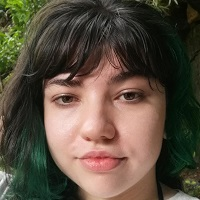
#> input picture vittoria.jpeg, 200 x 200 px, found by its file name; its folder holds 4 pictures in this run; the run also reads 1 picture not shown here
$ jupyter execute --allow-errors Extract_Skin_Tone_from_an_Image.ipynb   (shell and % lines are left out)
#> lines starting #> are read from the running program, lines starting #| are printed output that depends on the picture; after the words box and inside, x2 and y2 are one past the last pixel; in counts of white or black regions, pixels touching at a corner belong together; long printed decimals are rounded; pictures that were not available may be replaced by others from this repository, and a replacement may not be noted
<a href="https://colab.research.google.com/github/vittoria-thomasini/Extract_skintone_image/blob/main/Extract_Skin_Tone_from_an_Image.ipynb" target="_parent"></a>

# Extract Skin from and Image and Find the Dominant Colors/Tone

If you are interested in testing out with code create a copy of this notebook and go to  menu on top "Runtime -> Run All"

[cell 1]
from google.colab import drive
drive.mount('/content/drive')

##Importing Libraries

[cell 2]
import numpy as np
import cv2
from cv2 import imread
from sklearn.cluster import KMeans
from sklearn import cluster
from collections import Counter
import imutils
from imutils import paths
from matplotlib import pyplot as plt
import pandas as pd
import urllib3
import csv
import math
from skimage import data
import skimage.color

## Function to Extract Skin Color

Read files from github repository and create a local copy in real time to not be mandatory have the files in the machine.
The files for nose and mouth identification are not from the official haarcascad repository but from a second one shared by the community link below.

NOSE and MOUTH xml -> https://github.com/atduskgreg/opencv-processing/tree/master/lib/cascade-files

[cell 3]
def create_file(url, name, extension):
  file_url = url
  http     = urllib3.PoolManager()
  response = http.request('GET', file_url)
  data     = response.data.decode('utf-8')
  file_name = name + '.' + extension

  with open(file_name, 'w') as arquivo:
      arquivo.write(data)

  file_path = '/content/'+ file_name

  return file_path
create_file('https://raw.githubusercontent.com/vittoria-thomasini/Extract_skintone_image/main/haarcascade/haarcascade_mcs_mouth.xml', 'haarcascade_mcs_mouth', 'xml')
#> (the call stopped at in create_file, `http     = urllib3.PoolManager()`: urllib3 is not available in this run)
create_file('https://raw.githubusercontent.com/vittoria-thomasini/Extract_skintone_image/main/haarcascade/haarcascade_mcs_nose.xml', 'haarcascade_mcs_nose', 'xml')
#> (the call stopped at in create_file, `http     = urllib3.PoolManager()`: urllib3 is not available in this run)
create_file('https://raw.githubusercontent.com/vittoria-thomasini/Extract_skintone_image/6ea08df8350b27a95f4856c710f5239279559413/mst-e_dataset_details.csv', 'dataset_details', 'csv')
#> (the call stopped at in create_file, `http     = urllib3.PoolManager()`: urllib3 is not available in this run)
#> further down, input_image is the input picture: shape (200, 200, 3); mean B, G, R 63.2, 77.4, 89.4

The ***extractSkin*** function takes an 8 bit 3 channel image in the BGR colorspace. That is the format OpenCV reads color images  and returns the extracted image in same colorspace.

The function works by using the** HSV colorspace** and uses thresholding (Thresholding is a process of filtering out pixel based on specified thresdhold parameter) to extracts pixel that corresponds to the skin color range,

[cell 4]
def featuresIdentification(image):
  global cropped_image

  #Upload xml
  mouth_xml = r'/content/haarcascade_mcs_mouth.xml'
  nose_xml = r'/content/haarcascade_mcs_nose.xml'

  #read xml
  face_detector = cv2.CascadeClassifier(cv2.data.haarcascades + 'haarcascade_frontalface_default.xml')
  eye_detector = cv2.CascadeClassifier(cv2.data.haarcascades + 'haarcascade_eye.xml')
  mouth_detector = cv2.CascadeClassifier(mouth_xml)
  nose_detector = cv2.CascadeClassifier(nose_xml)

  #Convert image from BGR to GRAY
  gray = cv2.cvtColor(image, cv2.COLOR_BGR2GRAY)
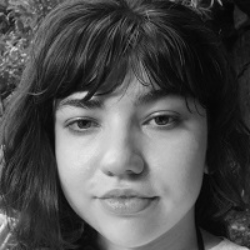
#> gray: shape (250, 250); min 5, max 238, mean 79.3

    # Detect faces
  faces = face_detector.detectMultiScale(gray,
                                        scaleFactor=1.05,
                                        minNeighbors=5)
#> faces = [[34, 55, 180, 180]]

  # For each face
  for (x, y, w, h) in faces:
      # Draw rectangle around the face
      cv2.rectangle(gray, (x, y), (x+w, y+h), (0, 0, 0), 2)
      roi_face = gray[y:y+h, x:x+w]
      cropped_image = image[y:y+h, x:x+w]
      print("aqui crop FACE")
      plt.imshow(cropped_image)
      plt.show()
#> this loop made 1 pass
#| aqui crop FACE
#> pass 1, in featuresIdentification, `roi_face = gray[y:y+h, x:x+w]`:
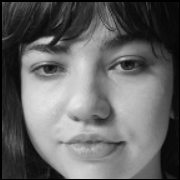
#> roi_face: shape (180, 180); min 0, max 232, mean 100
#> pass 1, in featuresIdentification, `cropped_image = image[y:y+h, x:x+w]`:
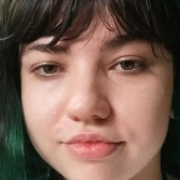
#> cropped_image: shape (180, 180, 3); mean B, G, R 83.1, 94.9, 121.8
#> after the loop:
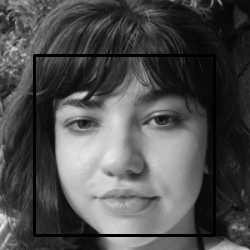
#> gray: shape (250, 250); 3.45% of pixels changed, all inside (x1, y1, x2, y2) = (33, 54, 216, 237)

  if not cropped_image.any():
    print("Não Identificado Rosto")
    cropped_image = gray

  # Detect eye
  eyes = eye_detector.detectMultiScale(cropped_image,
                                       scaleFactor=1.05,
                                       minNeighbors=5)
#> eyes = [[103, 44, 44, 44], [26, 49, 42, 42], [65, 121, 49, 49]]
  for (ex,ey,ew,eh) in eyes:
      cv2.rectangle(cropped_image,(ex,ey),(ex+ew,ey+eh),(0,0,0),-2)
#> this loop made 3 passes
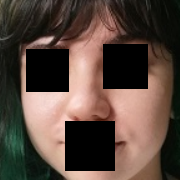
#> cropped_image: shape (180, 180, 3); 19.67% of pixels changed, all inside (x1, y1, x2, y2) = (26, 44, 148, 171)


  # Detect mouth
  mouth = mouth_detector.detectMultiScale(cropped_image,
                                       scaleFactor=1.05,
                                       minNeighbors=5)
#> mouth = ()
  for (xm,ym,wm,hm) in mouth:
      cv2.rectangle(cropped_image,(xm,ym),(xm+wm,ym+hm),(0,0,0),-2)
#> this loop made 0 passes

  # Detect nose
  nose = nose_detector.detectMultiScale(cropped_image,
                                       scaleFactor=1.05,
                                       minNeighbors=5)
#> nose = ()
  for (xn,yn,wn,hn) in nose:
      cv2.rectangle(cropped_image,(xn,yn),(xn+wn,yn+hn),(0,0,0),-2)

  # Converting from BGR Colors Space to HSV
  output =  cv2.cvtColor(cropped_image,cv2.COLOR_BGR2HSV)
#> output: shape (180, 180, 3); mean H, S, V 17.3, 75.6, 89
  plt.imshow(output)
  plt.show()
  return output

[cell 5]
def extractSkin(image):
    # Takin image without features
    img = featuresIdentification(image)
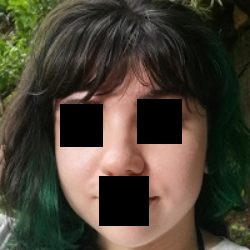
#> image: shape (250, 250, 3); mean B, G, R 51.4, 64.3, 71.2

    # Defining HSV Threadholds
    lower_threshold = np.array([0, 48, 80], dtype=np.uint8)
    upper_threshold = np.array([20, 255, 255], dtype=np.uint8)

    # Single Channel mask,denoting presence of colors in the about threshold
    skinMask = cv2.inRange(img, lower_threshold, upper_threshold)
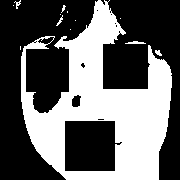
#> skinMask: shape (180, 180); 39.6% white; 13 white regions (8 under 20 px), largest, box (x1, y1, x2, y2) and area: (21, 0, 172, 180) 12684, (125, 41, 146, 44) 42, (155, 50, 162, 56) 27, (14, 0, 21, 9) 25, (56, 15, 63, 26) 24

    # Cleaning up mask using Gaussian Filter
    skinMask = cv2.GaussianBlur(skinMask, (3, 3), 0)
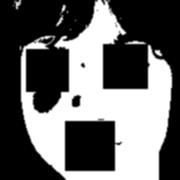
#> skinMask: shape (180, 180); min 0, max 255, mean 101

    # Extracting skin from the threshold mask
    skin = cv2.bitwise_and(img, img, mask=skinMask)
#> skin: shape (180, 180, 3); mean H, S, V 3.6, 38.4, 73

    # Return the Skin image
    return cv2.cvtColor(skin, cv2.COLOR_HSV2BGR)
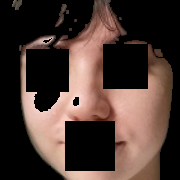
#> returned value: shape (180, 180, 3); mean B, G, R 48.8, 55.3, 73

## Function to remove black pixels from extracted image

The ***removeBlack*** function is more sort of the utility function to remove out the black pixel from the skin extracted. Since OpenCV by default doesn't handle transparent images and replaces those with zeros or black in color.

This function is useful when thresholding is used in the image.

[cell 6]
def removeBlack(estimator_labels, estimator_cluster):

  # Check for black
  hasBlack = False

  # Get the total number of occurance for each color
  occurance_counter = Counter(estimator_labels)

  # Quick lambda function to compare to lists
  compare = lambda x, y: Counter(x) == Counter(y)

  # Loop through the most common occuring color
  for x in occurance_counter.most_common(len(estimator_cluster)):

    # Quick List comprehension to convert each of RBG Numbers to int
    color = [int(i) for i in estimator_cluster[x[0]].tolist() ]

    # Check if the color is [0,0,0] that if it is black
    if compare(color , [0,0,0]) == True:
      # delete the occurance
      del occurance_counter[x[0]]
      # remove the cluster
      hasBlack = True
      estimator_cluster = np.delete(estimator_cluster,x[0],0)
      break

  return (occurance_counter,estimator_cluster,hasBlack)

## Extract Color Information

The ***getColorInfomation*** function does all the heavy lifiting to make sense of prediction that came from the clustering.

Taking the prediction labels (***estimator_labels***) and the cluster centroids(***estimator_cluster***) as the input and returns an array of dictionaries of the extracted colors.

The function also takes an optional parameter (***hasThresholding***) to indicate whether a mask was used. This passed from the ***extractDominantColor*** function

[cell 7]
def getColorInformation(estimator_labels, estimator_cluster,hasThresholding=False):

  # Variable to keep count of the occurance of each color predicted
  occurance_counter = None

  # Output list variable to return
  colorInformation = []

  #Check for Black
  hasBlack =False

  # If a mask has be applied, remove th black
  if hasThresholding == True:

    (occurance,cluster,black) = removeBlack(estimator_labels,estimator_cluster)
    occurance_counter =  occurance
    estimator_cluster = cluster
    hasBlack = black

  else:
    occurance_counter = Counter(estimator_labels)

  # Get the total sum of all the predicted occurances
  totalOccurance = sum(occurance_counter.values())

  # Loop through all the predicted colors
  for x in occurance_counter.most_common(len(estimator_cluster)):

    index = (int(x[0]))

    # Quick fix for index out of bound when there is no threshold
    index =  (index-1) if ((hasThresholding & hasBlack)& (int(index) !=0)) else index

    # Get the color number into a list
    color = estimator_cluster[index].tolist()

    # Get the percentage of each color
    color_percentage= (x[1]/totalOccurance)

    #make the dictionay of the information
    colorInfo = {"cluster_index":index , "color": color , "color_percentage" : color_percentage }

    # Add the dictionary to the list
    colorInformation.append(colorInfo)
#> `dominantColors = extractDominantColor(skin,hasThresholding=True)`: dominantColors = 8 items
#| {'cluster_index': 0, 'color': [220.072, 174.475, 157.739], 'color_percentage': 0.1713}


  return colorInformation

##  Putting it All together

The ***extractDominantColor*** is the function that call the above function to output the information.

The function take an 8 bit 3 channel BGR image as the input , the number of colors to be extracted.

**KMeans Clustering*** is used to cluster the pixel data based on their RGB values.

The function also takes an optional parameter (***hasThresholding***) to indicate whether a thresholding mask was used. This passed to the ***getColorInformation*** function

[cell 8]
def extractDominantColor(image,number_of_colors=8,hasThresholding=False):

  # Quick Fix Increase cluster counter to neglect the black(Read Article)
  if hasThresholding == True:
    number_of_colors +=1

  # Taking Copy of the image
  img = image.copy()

  # Convert Image into RGB Colors Space
  img = cv2.cvtColor(img,cv2.COLOR_BGR2RGB)

  # Reshape Image change format without change content
  img = img.reshape((img.shape[0]*img.shape[1]) , 3)

  #Initiate KMeans Object
  estimator = KMeans(n_clusters=number_of_colors, random_state=None, n_init='auto')

  # Fit the image
  estimator.fit(img)

  # Get Color Information
  colorInformation = getColorInformation(estimator.labels_,estimator.cluster_centers_,hasThresholding)
  return colorInformation

## Making a Visually Representation

The ***plotColorBar*** function gives a visually representation of the extracted color information.

Taking the color information (***colorInformation***) as input  and returns
 ***500x100 8 bit 3 channel BGR colorspace image***

[cell 9]
def plotColorBar(colorInformation):

  #Create a 500x100 black image
  color_bar = np.zeros((100,500,3), dtype="uint8")

  top_x = 0
  for x in colorInformation:
    bottom_x = top_x + (x["color_percentage"] * color_bar.shape[1])

    color = tuple(map(int,(x['color'])))

    cv2.rectangle(color_bar , (int(top_x),0) , (int(bottom_x),color_bar.shape[0]) ,color , -1)
    top_x = bottom_x
#> this loop made 8 passes
#> (bottom_x, color, top_x) on passes 1 to 8: (85.63, (220, 174, 157), 85.63), (159.9, (200, 152, 136), 159.9), (227.3, (176, 132, 116), 227.3), (294.2, (127, 87, 71), 294.2), (356.1, (236, 195, 182), 356.1), (416.3, (153, 108, 93), 416.3), (472.9, (93, 65, 51), 472.9), (500, (62, 41, 31), 500)
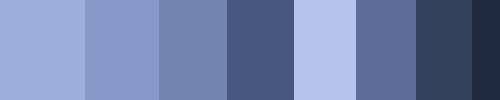
#> color_bar: shape (100, 500, 3); mean of channels 0, 1, 2 169.5, 128.4, 113.3; drawn as B, G, R

  #Check pergentage values
  print('percentagem', x["color_percentage"])
#| percentagem 0.05411

  return color_bar

## Create CSV File
 Creating CSV file to save results calculated.

[cell 10]
#create CSV file header
headerList = ['image_name', 'subject','pose', 'light', 'MST', 'MST_RGB', 'RGB', 'LAB','distancia_rgb','minimo_rgb', 'classificacao_indicada_rgb', 'distancia_lab', 'minimo_lab', 'classificacao_indicada_lab', 'acuracia']

#create file with results
with open('dataset_details_answer.csv', 'w', newline='') as file:
    header = csv.DictWriter(file, delimiter=',', fieldnames=headerList)
    header.writeheader()

## Get Colors from Monk Pallete
MST Swatches are 10 single-colored rectangles, and each swatch provides the most representative color within its MST group. The swatches are created for researchers who need to use the exact color values of the MST scale for their studies and for reference when running evaluations. Color format used is CIE-LAB, but its possible to use HEX, HSL, RGB and CIE-LCH. Can check information mentioned on https://skintone.google/get-started

[cell 11]
#select colors and split values to return
# [14 lines left out: function get_rgb_color, not called in this run]

## Get Distance between color detected and Monk Palette color

[cell 12]
# [83 lines left out: function get_distances, not called in this run]

https://python-colormath.readthedocs.io/en/latest/_modules/colormath/color_diff.html#delta_e_cie2000

[cell 13]
# [56 lines left out: function get_lab_color, not called in this run]

[cell 14]
# Get Image from path
path = ("/content/drive/MyDrive/mst-e_data/subject_18/")


 # Get Image from URL.
input_image =  imutils.url_to_image("https://raw.githubusercontent.com/vittoria-thomasini/Extract_skintone_image/main/vittoria.jpeg")

imagePaths = list(paths.list_images(path))
#> (the rest of this cell did not finish here and is left out)
